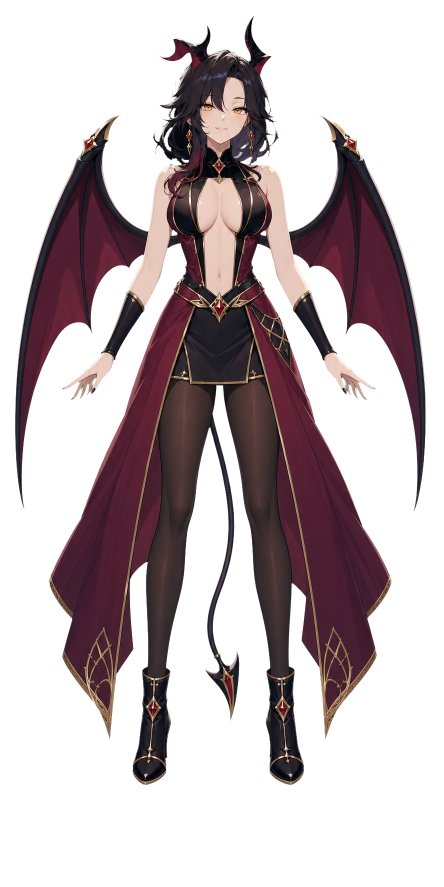
#> input picture live2d/source/abc_succubus_live2d_master_v5.png, 887 x 1774 px (shown at 1/2 size)
$ python decontaminate_cutout.py ../source/abc_succubus_live2d_master_v5.png out.png out.png
#> lines starting #> are read from the running program, lines starting #| are printed output that depends on the picture; after the words box and inside, x2 and y2 are one past the last pixel; in counts of white or black regions, pixels touching at a corner belong together; pictures that were not available may be replaced by others from this repository, and a replacement may not be noted
#!/usr/bin/env python3

import argparse
from pathlib import Path

import numpy as np
from PIL import Image
from scipy import ndimage


def parse_args():
    parser = argparse.ArgumentParser()
    parser.add_argument("source", type=Path)
    parser.add_argument("cutout", type=Path)
    parser.add_argument("output", type=Path)
    return parser.parse_args()


def border_background(rgb):
    border = np.concatenate(
        [
            rgb[:8].reshape(-1, 3),
            rgb[-8:].reshape(-1, 3),
            rgb[:, :8].reshape(-1, 3),
            rgb[:, -8:].reshape(-1, 3),
        ],
        axis=0,
    )
    return np.median(border, axis=0)


def main():
    args = parse_args()
    source = np.asarray(Image.open(args.source).convert("RGB"), dtype=np.float32)
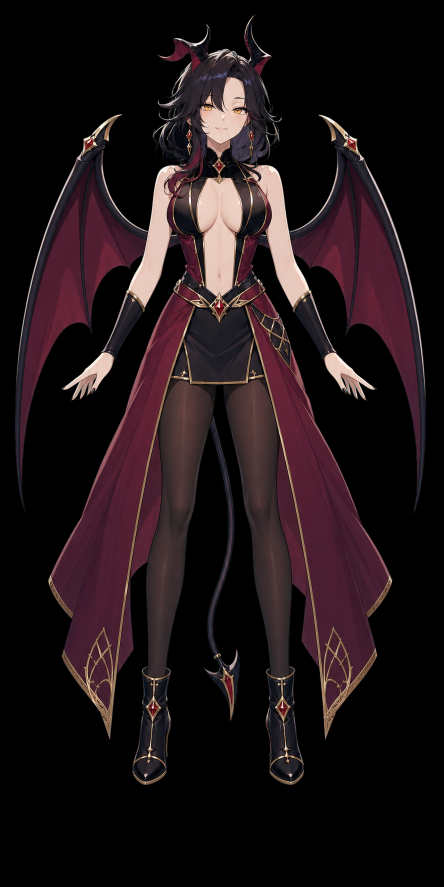
#> source: shape (1774, 887, 3) float32 (shown at 1/2 size); mean R, G, B 31.7, 20.7, 23.3
    cutout = np.asarray(Image.open(args.cutout).convert("RGBA"), dtype=np.float32)
    alpha = cutout[..., 3:4] / 255.0
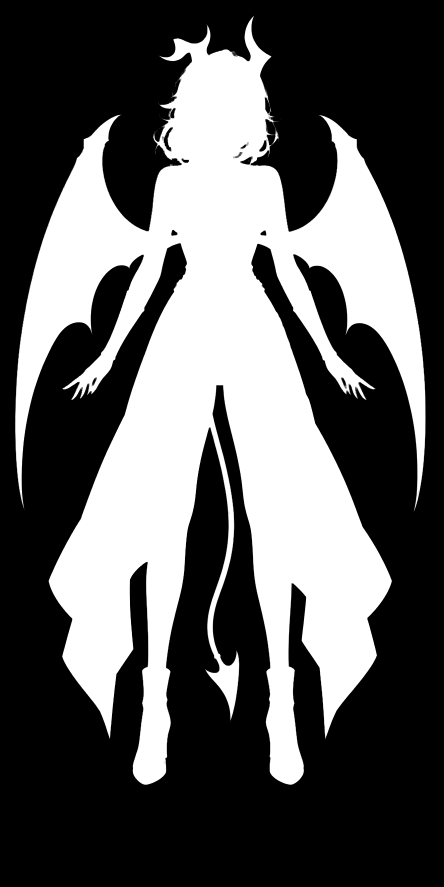
#> alpha: shape (1774, 887, 1) float32 (shown at 1/2 size); min 0, max 1, mean 0.364
    background = border_background(source)
#> background = [0, 0, 0]

    denominator = np.maximum(alpha, 0.08)
    foreground = (source - (1.0 - alpha) * background) / denominator
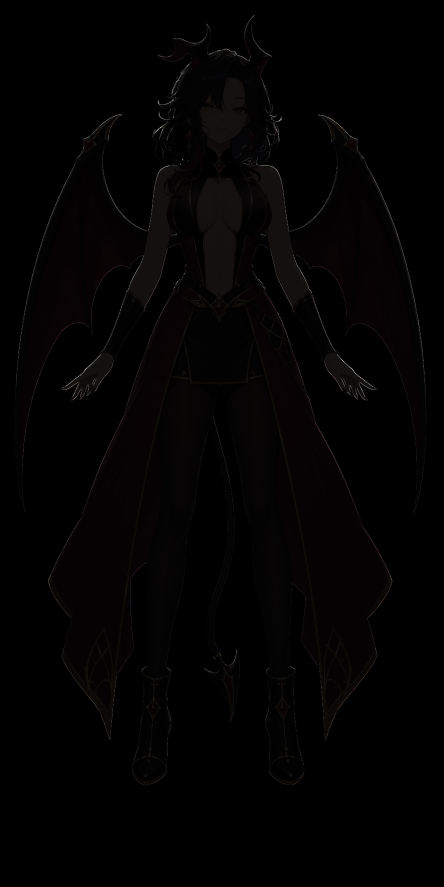
#> foreground: shape (1774, 887, 3) float32 (shown at 1/2 size); mean R, G, B 37.6, 26.1, 28.6; drawn with min black and max white
    foreground = np.clip(foreground, 0, 255)
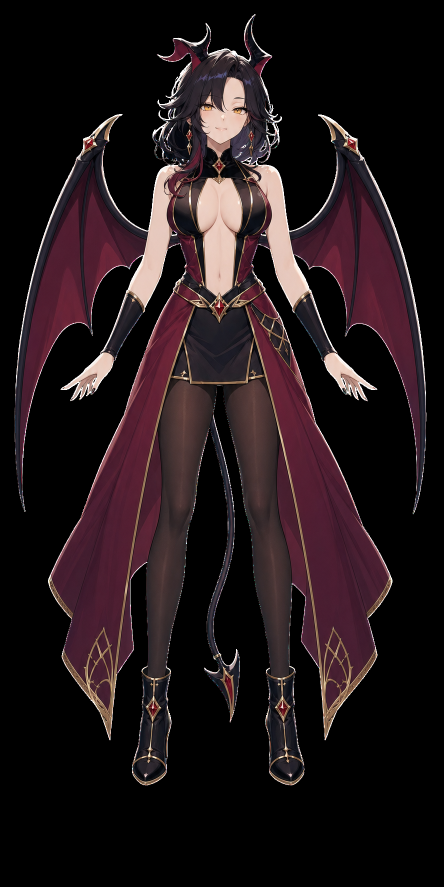
#> foreground: shape (1774, 887, 3) float32 (shown at 1/2 size); mean R, G, B 34.1, 23.1, 25.7
    foreground = np.where(alpha > 0.02, foreground, 0)

    visible = alpha[..., 0] > 0.02
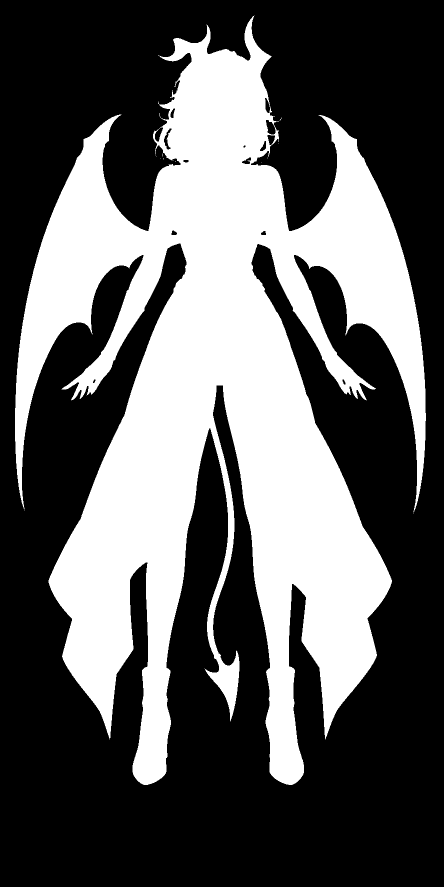
#> visible: shape (1774, 887) bool (shown at 1/2 size); 37% white; 16 white regions (15 under 20 px), largest, box (x1, y1, x2, y2) and area: (30, 31, 852, 1570) 581875
    edge_distance = ndimage.distance_transform_edt(visible)
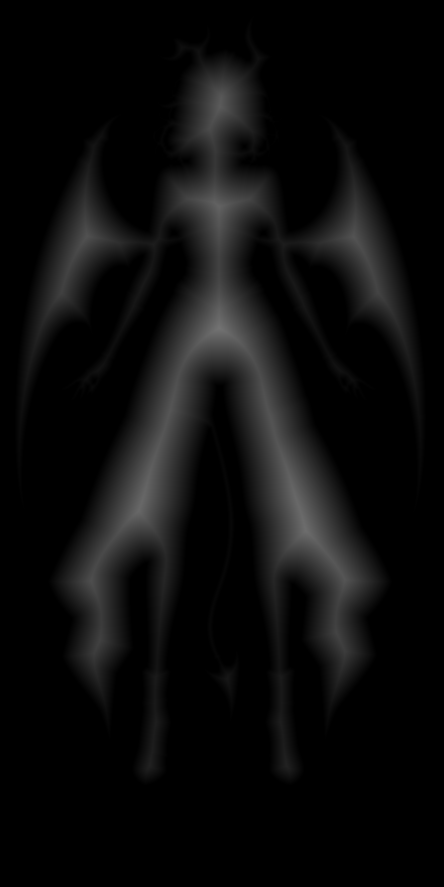
#> edge_distance: shape (1774, 887) float64 (shown at 1/2 size); min 0, max 115.4, mean 12.3
    cyan_spill = (
        (foreground[..., 1] > foreground[..., 0] + 15)
        & (foreground[..., 2] > foreground[..., 0] + 20)
        & (foreground[..., 1] > 80)
        & (edge_distance <= 24)
        & visible
    )
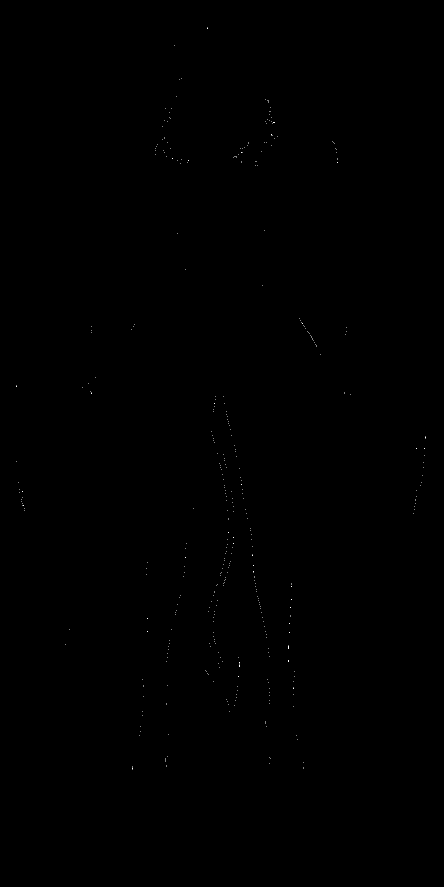
#> cyan_spill: shape (1774, 887) bool (shown at 1/2 size); 0.03% white in thin lines or dots, all inside (x1, y1, x2, y2) = (32, 54, 851, 1539)
    spill_value = np.clip(
        foreground[cyan_spill].max(axis=1),
        30,
        140,
    )
#> spill_value = 474 values, max 140 at index 1, min 80.85 at index 408, mean 132.9
    foreground[cyan_spill] = np.stack(
        [
            spill_value * 0.28,
            spill_value * 0.35,
            spill_value * 0.55,
        ],
        axis=1,
    )

    output = np.concatenate(
        [foreground, np.rint(alpha * 255.0)],
        axis=2,
    ).astype(np.uint8)
    args.output.parent.mkdir(parents=True, exist_ok=True)
    Image.fromarray(output, "RGBA").save(args.output)


if __name__ == "__main__":
    main()
